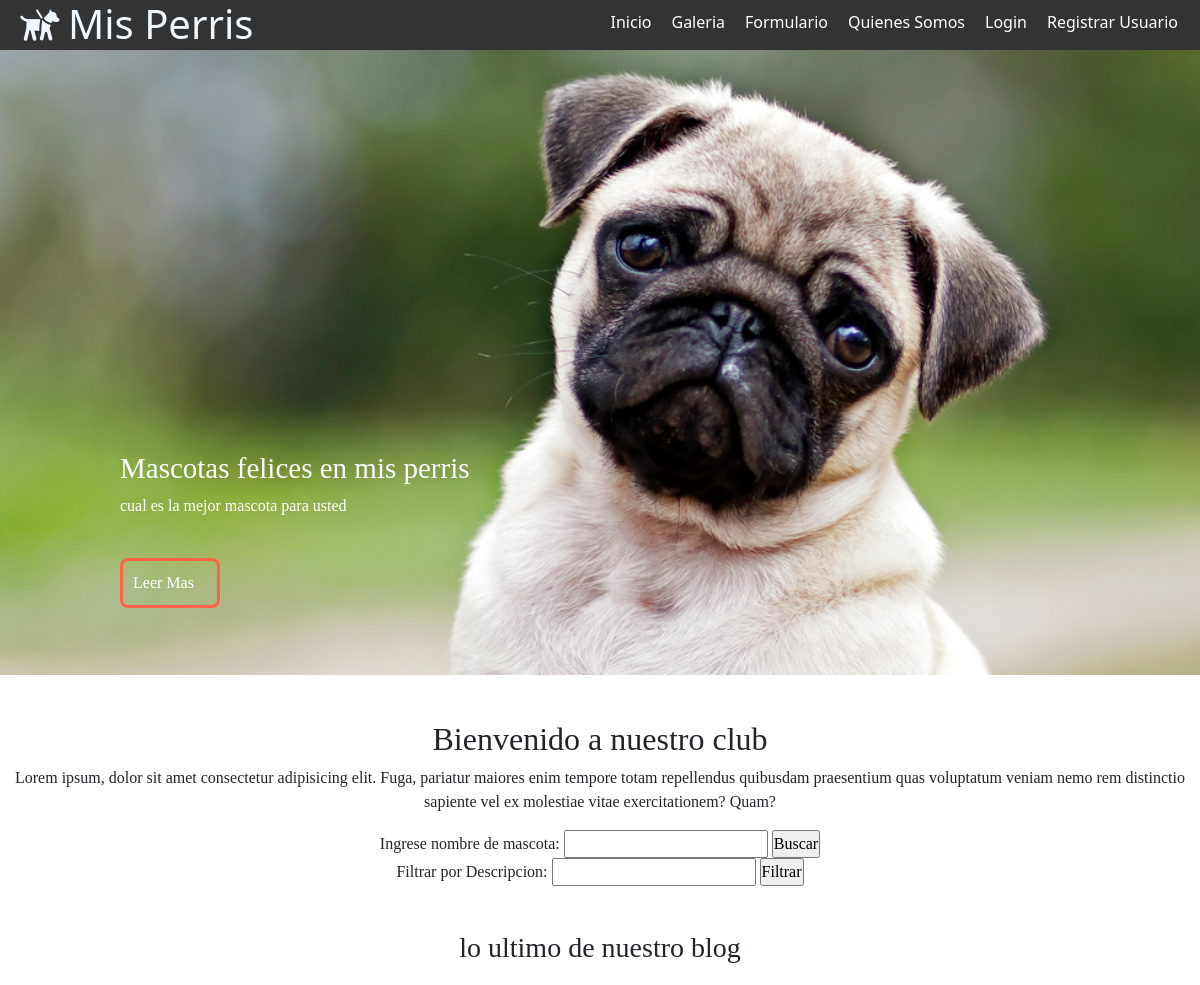
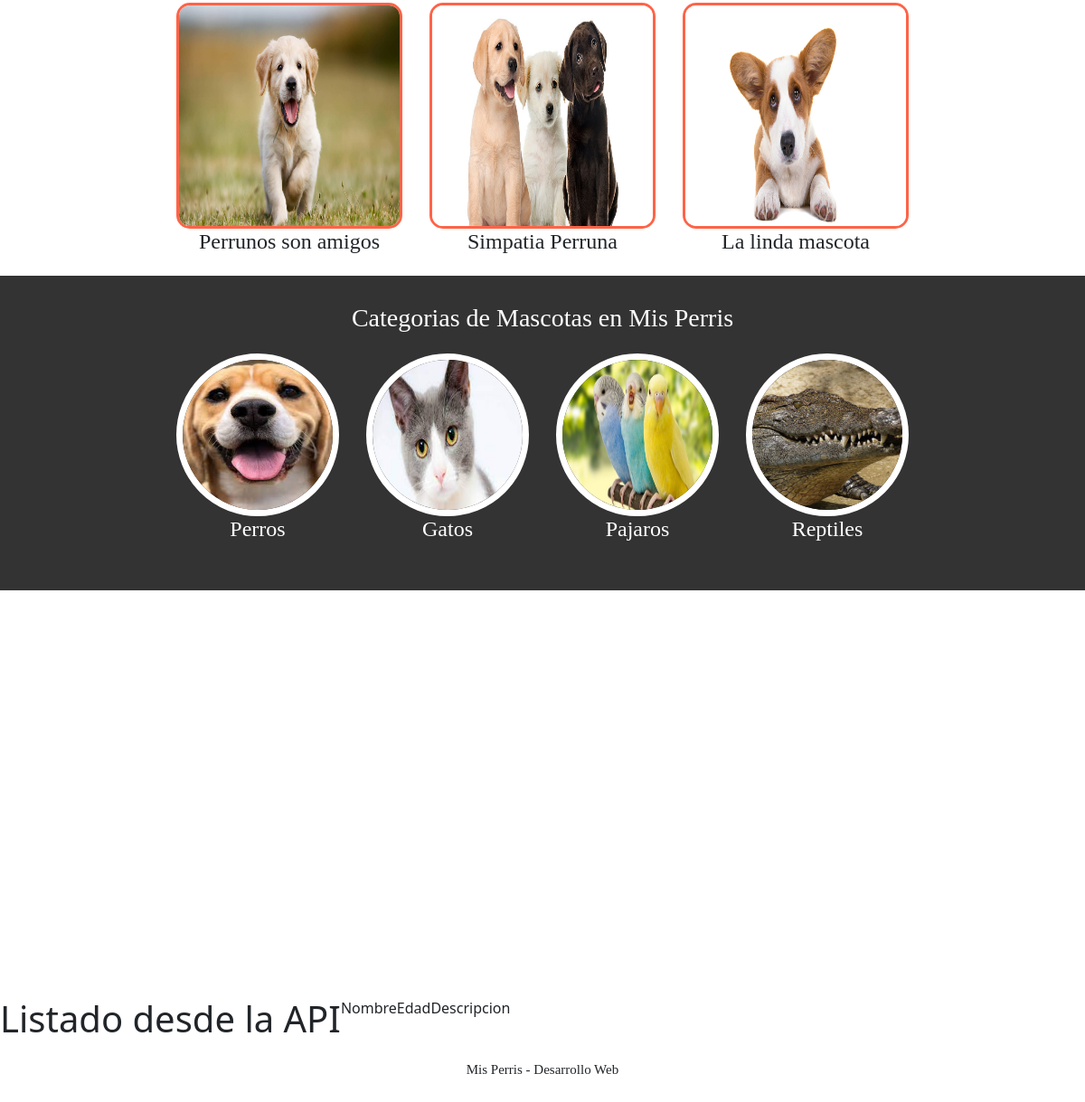
The page / on the database its author committed (2 pictures, top to bottom).
### misPerris/models.py (models this page shows, shortened)
class Categoria(models.Model):
    nombre = models.CharField(primary_key=True,max_length=25)
    annos = models.IntegerField()
    imagen = models.ImageField(upload_to='cate',null=True)

### misPerris/views.py (the view)
# urls.py: path('',inicio,name='IND'),
def inicio(request):
    mascotas = Mascota.objects.filter(publicar=True).order_by('-nombre')[:3]
    contexto = {"mascotas":mascotas}
    categorias = Categoria.objects.all()
    contexto["categorias"] = categorias
    return render(request, "index.html",contexto)

### misPerris/templates/index.html (shortened to what this page needs)
{% extends "base.html" %}
{% load static %}
{% block css %}
<link href="https://cdn.jsdelivr.net/npm/bootstrap@5.0.1/dist/css/bootstrap.min.css" rel="stylesheet"
>
{% endblock css %}
{% block contenido %}
<section id="bienvenida">
    <h2>Bienvenido a nuestro club</h2>
    <p>Lorem ipsum, dolor sit amet consectetur adipisicing elit. Fuga, pariatur maiores enim tempore totam
        repellendus quibusdam praesentium quas voluptatum veniam nemo rem distinctio sapiente vel ex molestiae
        vitae exercitationem? Quam?</p>
    <form action="{% url 'BUSCARM' %}" method="post">
        Ingrese nombre de mascota:
        <input type="text" name="txtMascota" id="txtMascota">
        <input type="submit" value="Buscar">
    </form>
    <form method="POST" action="{% url 'FILTRARD' %}">
        Filtrar por Descripcion:
        <input type="text" name="txtDescripcion" id="txtDescripcion">
        <input type="submit" value="Filtrar">
    </form>
</section>
<section id="blog">
    <h3>lo ultimo de nuestro blog</h3>
    <div class="contenedor">
        <article>
            <img src="{% static 'img/perro2.jpg' %}" alt="">
            <h4>Perrunos son amigos</h4>
        </article>
        <article>
            <img src="{% static 'img/perro3.jpg' %}" alt="">
            <h4>Simpatia Perruna</h4>
        </article>
        <article>
            <img src="{% static 'img/perro4.png' %}" alt="">
            <h4>La linda mascota</h4>
        </article>
    </div>
</section>
<section id="info">
    <h3>Categorias de Mascotas en Mis Perris</h3>
    <div class="contenedor">
        {% for reg in categorias %}
        <div class="info-pet">
            <a href="/filtrar_cate/{{reg.nombre}}/">
                <img src="{{reg.imagen.url}}" alt="">
            </a>
            <h4>{{reg.nombre}}</h4>
        </div>
        {% endfor %}
    </div>
</section>
<section>
    <div id="carouselExampleCaptions" class="carousel slide" data-bs-ride="carousel">
        <div class="carousel-indicators">
            <button type="button" data-bs-target="#carouselExampleCaptions" data-bs-slide-to="0" class="active"
                aria-current="true" aria-label="Slide 1"></button>
            <button type="button" data-bs-target="#carouselExampleCaptions" data-bs-slide-to="1"
                aria-label="Slide 2"></button>
            <button type="button" data-bs-target="#carouselExampleCaptions" data-bs-slide-to="2"
                aria-label="Slide 3"></button>
            <button type="button" data-bs-target="#carouselExampleCaptions" data-bs-slide-to="3"
                aria-label="Slide 4"></button>
        </div>
        <div class="carousel-inner">
            <div class="carousel-item active">
                <img src="{% static 'img/perro1.jpg' %}" class="d-block w-100" height="450px" alt="...">
                <div class="carousel-caption d-none d-md-block">
                    <h5>Mascotas Felices en Mis Perris</h5>
                </div>
            </div>
        </div>
        <button class="carousel-control-prev" type="button" data-bs-target="#carouselExampleCaptions"
            data-bs-slide="prev">
            <span class="carousel-control-prev-icon" aria-hidden="true"></span>
        </button>
        <button class="carousel-control-next" type="button" data-bs-target="#carouselExampleCaptions"
            data-bs-slide="next">
            <span class="carousel-control-next-icon" aria-hidden="true"></span>
        </button>
    </div>
</section>
<section>
    <h1>Listado desde la API</h1>
    <table>
        <tr>
            <td>Nombre</td>
            <td>Edad</td>
            <td>Descripcion</td>
        </tr>
    </table>
</section>
{% endblock contenido %}

### misPerris/static/css/estilos.css (style rules this page uses)
* { margin: 0; padding: 0; }
h1 { float: left; }
.contenedor { width: 98%; margin: auto; }
#bienvenida { font-family: cursive; text-align: center; margin:45px 0px; }

### misPerris/static/css/blog.css (style rules this page uses)
#blog .contenedor article img { width: 250px; height: 250px; border:solid 3px tomato; border-radius: 15px; }
#blog { font-family: cursive; text-align: center; }
#blog .contenedor { display: flex; justify-content: center; flex-wrap: wrap; }
#blog .contenedor article { margin:15px; }

### misPerris/static/css/info.css (style rules this page uses)
#info { background: #333; font-family: cursive; color: white; text-align: center; padding: 30px; }
.info-pet img { width: 180px; height: 180px; border: solid 7px white; border-radius: 50%; }
#info .contenedor { display: flex; justify-content: center; flex-wrap: wrap; }
.info-pet { margin:15px; }

### rows shown on the page
Categoria: imagen (picture), nombre "Perros"
Categoria: imagen (picture), nombre "Gatos"
Categoria: imagen (picture), nombre "Pajaros"
Categoria: imagen (picture), nombre "Reptiles"
